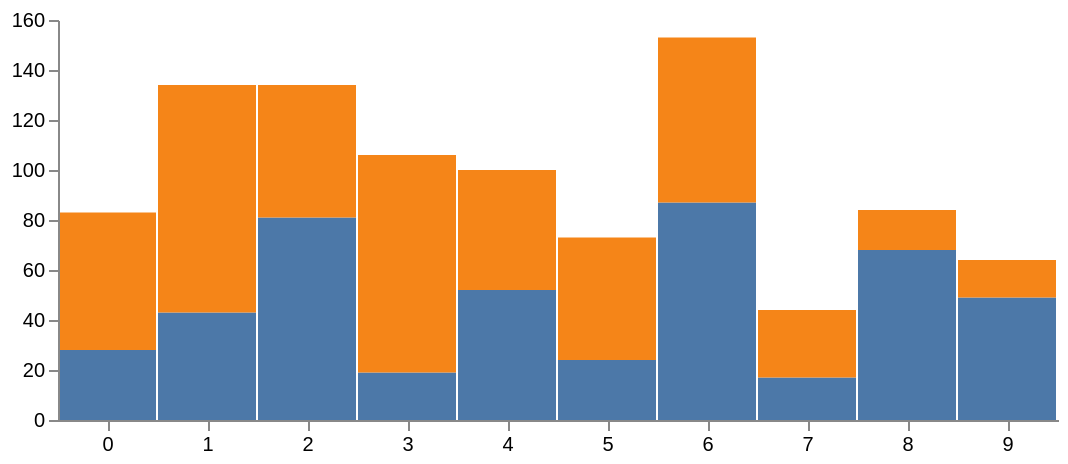

Source (Vega-Lite JSON):
### Vega specification from a JSON file in a GitHub repository (floating-point values rounded to 4 significant figures)
{"$schema": "https://vega.github.io/schema/vega/v6.json", "description": "A basic stacked bar chart example.", "width": 500, "height": 200, "padding": 5, "data": [{"name": "table", "values": [{"x": 0, "y": 28, "c": 0}, {"x": 0, "y": 55, "c": 1}, {"x": 1, "y": 43, "c": 0}, {"x": 1, "y": 91, "c": 1}, {"x": 2, "y": 81, "c": 0}, {"x": 2, "y": 53, "c": 1}, {"x": 3, "y": 19, "c": 0}, {"x": 3, "y": 87, "c": 1}, {"x": 4, "y": 52, "c": 0}, {"x": 4, "y": 48, "c": 1}, {"x": 5, "y": 24, "c": 0}, {"x": 5, "y": 49, "c": 1}, {"x": 6, "y": 87, "c": 0}, {"x": 6, "y": 66, "c": 1}, {"x": 7, "y": 17, "c": 0}, {"x": 7, "y": 27, "c": 1}, {"x": 8, "y": 68, "c": 0}, {"x": 8, "y": 16, "c": 1}, {"x": 9, "y": 49, "c": 0}, {"x": 9, "y": 15, "c": 1}], "transform": [{"type": "stack", "groupby": ["x"], "sort": {"field": "c"}, "field": "y"}]}], "scales": [{"name": "x", "type": "band", "range": "width", "domain": {"data": "table", "field": "x"}}, {"name": "y", "type": "linear", "range": "height", "nice": true, "zero": true, "domain": {"data": "table", "field": "y1"}}, {"name": "color", "type": "ordinal", "range": "category", "domain": {"data": "table", "field": "c"}}], "axes": [{"orient": "bottom", "scale": "x", "zindex": 1}, {"orient": "left", "scale": "y", "zindex": 1}], "marks": [{"type": "rect", "from": {"data": "table"}, "encode": {"enter": {"x": {"scale": "x", "field": "x"}, "width": {"scale": "x", "band": 1, "offset": -1}, "y": {"scale": "y", "field": "y0"}, "y2": {"scale": "y", "field": "y1"}, "fill": {"scale": "color", "field": "c"}, "ariaRole": {"value": "graphics-symbol"}, "ariaRoleDescription": {"value": "bar"}, "description": {"signal": "'x: ' + datum.x + ', y: ' + datum.y + ', c: ' + datum.c"}}, "update": {"fillOpacity": {"value": 1}, "tabindex": {"value": 0}}, "hover": {"fillOpacity": {"value": 0.5}}}}]}
